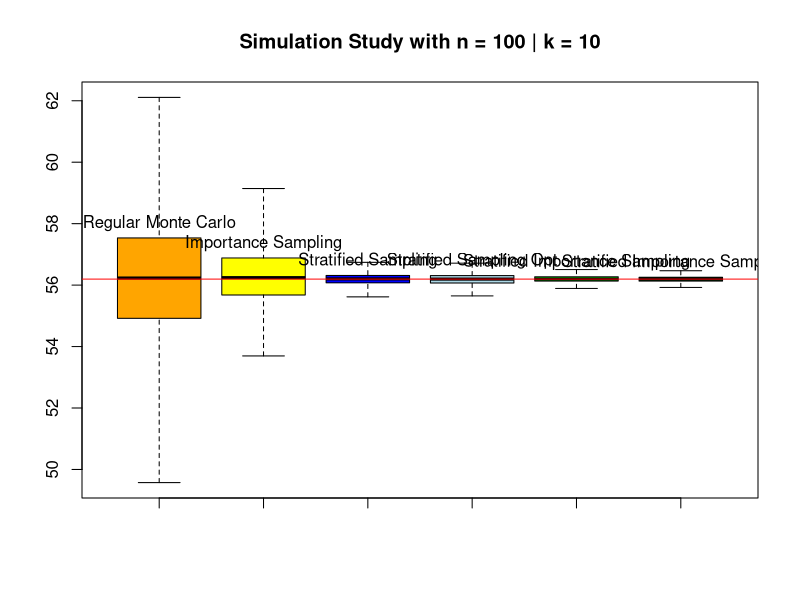
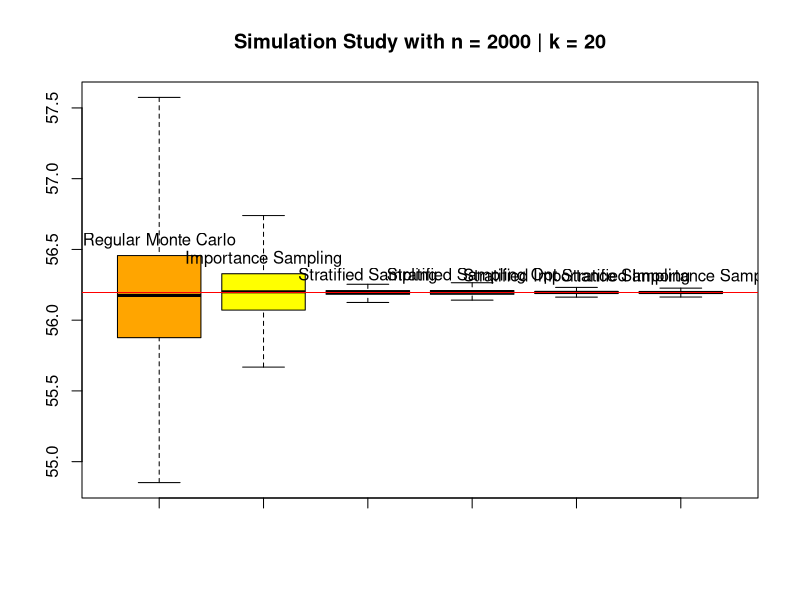

Reproduce these figures in R, in order.
## ---- chunk 1
# Function is (4-x^2)e^(3-x^2)
# Theoretical value is 56.19551
# Theoretical variance is unable to be calculated

# Regular Monte Carlo

h <- function(x) (4-x^2)*exp(3-x^2)
rmc <- function(n){
  u <- runif(n)
  hu <- h(u)
  Ihat <- mean(hu)
  SE2_hu <- var(hu)/n
  return(list(Ihat=Ihat,SE2=SE2_hu))
}

# Importance Sampling 

f <- function(x) (2-x) * (2/3)
is <- function(n){
  u <- runif(n)
  x <- -sqrt(4-3*u) + 2
  hf <- (h(x)/f(x))
  Ihat <- mean(hf)
  SE2_hf <-var(hf)/n 
  return(list(Ihat=Ihat,SE2=SE2_hf))
}

# Stratified Sampling 

ss <- function(n,k){
  nn <- n/k
  hh <- matrix(0,k,nn)
  x <- matrix(0,k,nn)
  u <- matrix(0,k,nn)
  t <- 0
  for (i in 1:k) {
    a_j <- (1/k)*(i-1)
    b_j <- (1/k)*i
    u[i,] <- runif(nn,a_j,b_j)
  }
  for (i in 1:k) {
    hh[i,] <- h(u[i,])
  }
  for (i in 1:k) {
    t[i] <- mean(hh[i,])
  }
  Ihat <- sum(t)*(1/k)
  SE2 <- 0
  for (i in 1:k) {
    SE2 <- var(hh[i,])*(1/k^2)/nn + SE2
  }
  return(list(Ihat=Ihat,SE2=SE2))
}


# Stratified Importance Sampling 

sis <- function(n,k){
  nn <- n/k
  t <- rep(0,k)
  hh <- matrix(0,k,nn)
  u <- matrix(0,k,nn)
  ff <- matrix(0,k,nn)
  x <- matrix(0,k,nn)
  for (i in 1:k) {
    a_j <- (1/k)*(i-1)
    b_j <- (1/k)*i
    u[i,] <- runif(nn,0,1)
    x[i,] <- 2 - sqrt(b_j^2*u[i,] + 4*a_j*u[i,] - a_j^2*u[i,] - 4*b_j*u[i,] + a_j^2 + 4 - 4*a_j)
    
  }
  for (i in 1:k) {
    hh[i,] <- h(x[i,])
    ff[i,] <- f(x[i,])
  }
  for (i in 1:k) {
    t[i] <- mean(hh[i,]/ff[i,])
  }
  Ihat <- 0
  SE2 <- 0
  for (i in 1:k) {
    a_j <- (1/k)*(i-1)
    b_j <- (1/k)*i
    Ihat <- t[i]*(4*b_j/3 - 4*a_j/3 - (b_j^2 - a_j^2)/3) + Ihat
    SE2 <- var(hh[i,]/ff[i,])*(4*b_j/3 - 4*a_j/3 - (b_j^2 - a_j^2)/3)^2 / nn  + SE2
  }
  return(list(Ihat=Ihat,SE2=SE2))
}

# Stratified Sampling with optimal n_i

ss_sd <- function(n,k){
  t <- rep(0,k)
  sum_var <- 0
  n_n <- n/k
  nn <- rep(0,k)
  sd <- rep(0,k)
  u <- list()
  hh <- list()
  for (i in 1:k) {
    a_j <- (1/k)*(i-1)
    b_j <- (1/k)*i
    u[[i]] <- runif(n_n,a_j,b_j)
  }
  for (i in 1:k) {
    hh[[i]] <- h(u[[i]])
  }
  sd_total <- 0
  for (i in 1:k) {
    a_j <- (1/k)*(i-1)
    b_j <- (1/k)*i
    sd[i] <- sd(hh[[i]])
    sd_total <- sd[i]*(1/k)+sd_total
  }
  for (i in 1:k) {
    a_j <- (1/k)*(i-1)
    b_j <- (1/k)*i
    nn[i] <- n*sd[i]*(1/k) / sd_total
  }
  for (i in 1:k) {
    a_j <- (1/k)*(i-1)
    b_j <- (1/k)*i
    u[[i]] <- runif(nn[i],a_j,b_j)
  }
  for (i in 1:k) {
    hh[[i]] <- h(u[[i]]) 
  }
  for (i in 1:k) {
    t[i] <- mean(hh[[i]])
  }
  Ihat <- 0
  SE2 <- 0
  for (i in 1:k) {
    Ihat <- t[i]*(1/k) + Ihat
    SE2 <- var(hh[[i]])*(1/k^2)/nn[i] + SE2
  }
  return(list(Ihat=Ihat,SE2=SE2))
}

# Stratified Importance Sampling with optimal n_i

sis_sd <- function(n,k){
  t <- rep(0,k)
  n_n <- n/k
  nn <- rep(0,k)
  sd <- rep(0,k)
  u <- list()
  hh <- list()
  ff <- list()
  x <- list()
  for (i in 1:k) {
    a_j <- (1/k)*(i-1)
    b_j <- (1/k)*i
    u[[i]] <- runif(n_n,0,1)
    x[[i]] <- 2 - sqrt(b_j^2*u[[i]] + 4*a_j*u[[i]] - a_j^2*u[[i]] - 4*b_j*u[[i]] + a_j^2 + 4 - 4*a_j)
  }
  for (i in 1:k) {
    hh[[i]] <- h(x[[i]])
    ff[[i]] <- f(x[[i]])
  }
  sd_total <- 0
  for (i in 1:k) {
    a_j <- (1/k)*(i-1)
    b_j <- (1/k)*i
    sd[i] <- sqrt(var(hh[[i]]/ff[[i]])/n_n)
    sd_total <- sd[i]*(4*b_j/3 - 4*a_j/3 - (b_j^2 - a_j^2)/3) + sd_total
  }
  for (i in 1:k) {
    a_j <- (1/k)*(i-1)
    b_j <- (1/k)*i
    nn[i] <- n*sd[i]*(4*b_j/3 - 4*a_j/3 - (b_j^2 - a_j^2)/3) / sd_total
  }
  for (i in 1:k) {
    a_j <- (1/k)*(i-1)
    b_j <- (1/k)*i
    u[[i]] <- runif(nn[i])
    x[[i]] <- 2 - sqrt(b_j^2*u[[i]] + 4*a_j*u[[i]] - a_j^2*u[[i]] - 4*b_j*u[[i]] + a_j^2 + 4 - 4*a_j)
  }
  for (i in 1:k) {
    hh[[i]] <- h(x[[i]])
    ff[[i]] <- f(x[[i]])
  }
  for (i in 1:k) {
    t[i] <- mean(hh[[i]]/ff[[i]])
  }
  Ihat <- 0
  SE2 <- 0
  for (i in 1:k) {
    a_j <- (1/k)*(i-1)
    b_j <- (1/k)*i
    Ihat <- t[i]*(4*b_j/3 - 4*a_j/3 - (b_j^2 - a_j^2)/3) + Ihat
    SE2 <- var(hh[[i]]/ff[[i]])*(4*b_j/3 - 4*a_j/3 - (b_j^2 - a_j^2)/3)^2/nn[i] + SE2
  }
  return(list(Ihat=Ihat,SE2=SE2))
}
## ---- chunk 2
B <- 1000
res_mc <- rep(0,B)
res_is <- rep(0,B)
res_ss <- rep(0,B)
res_sis <- rep(0,B)
res_ss_sd <- rep(0,B)
res_sis_sd <- rep(0,B)

n <- 100
k <- 10

for (i in 1:B) {
  res_mc[i] <- rmc(n)$Ihat
  res_is[i] <- is(n)$Ihat
  res_ss[i]<- ss(n,k)$Ihat
  res_sis[i] <- sis(n,k)$Ihat
  res_ss_sd[i] <- ss_sd(n,k)$Ihat
  res_sis_sd[i] <- sis_sd(n,k)$Ihat
}

boxplot(res_mc,res_is,res_ss,res_ss_sd,res_sis,res_sis_sd,
        col=c("orange","yellow","blue","lightblue","green","darkgreen"),
        range = 0,main="Simulation Study with n = 100 | k = 10")
abline(h=56.19551,col="red")
text(x=1,y=quantile(res_mc,0.75),labels="Regular Monte Carlo",pos=3)
text(x=2,y=quantile(res_is,0.75),labels="Importance Sampling",pos=3)
text(x=3,y=quantile(res_ss,0.75),labels="Stratified Sampling",pos=3)
text(x=4,y=quantile(na.omit(res_ss_sd),0.75),labels="Stratified Sampling Opt",pos=3)
text(x=5,y=quantile(res_sis,0.75),labels="Stratified Importance Sampling",pos=3)
text(x=6.1,y=quantile(na.omit(res_sis_sd),0.75),labels="Stratified Importance Sampling Opt",pos=3)
## ---- chunk 3
B <- 1000
res_mc <- rep(0,B)
res_is <- rep(0,B)
res_ss <- rep(0,B)
res_sis <- rep(0,B)
res_ss_sd <- rep(0,B)
res_sis_sd <- rep(0,B)

n <- 2000
k <- 20

for (i in 1:B) {
  res_mc[i] <- rmc(n)$Ihat
  res_is[i] <- is(n)$Ihat
  res_ss[i]<- ss(n,k)$Ihat
  res_sis[i] <- sis(n,k)$Ihat
  res_ss_sd[i] <- ss_sd(n,k)$Ihat
  res_sis_sd[i] <- sis_sd(n,k)$Ihat
}

boxplot(res_mc,res_is,res_ss,res_ss_sd,res_sis,res_sis_sd,
        col=c("orange","yellow","blue","lightblue","green","darkgreen"),
        range = 0,main="Simulation Study with n = 2000 | k = 20")
abline(h=56.19551,col="red")
text(x=1,y=quantile(res_mc,0.75),labels="Regular Monte Carlo",pos=3)
text(x=2,y=quantile(res_is,0.75),labels="Importance Sampling",pos=3)
text(x=3,y=quantile(res_ss,0.75),labels="Stratified Sampling",pos=3)
text(x=4,y=quantile(na.omit(res_ss_sd),0.75),labels="Stratified Sampling Opt",pos=3)
text(x=5,y=quantile(res_sis,0.75),labels="Stratified Importance Sampling",pos=3)
text(x=6.1,y=quantile(na.omit(res_sis_sd),0.75),labels="Stratified Importance Sampling Opt",pos=3)
